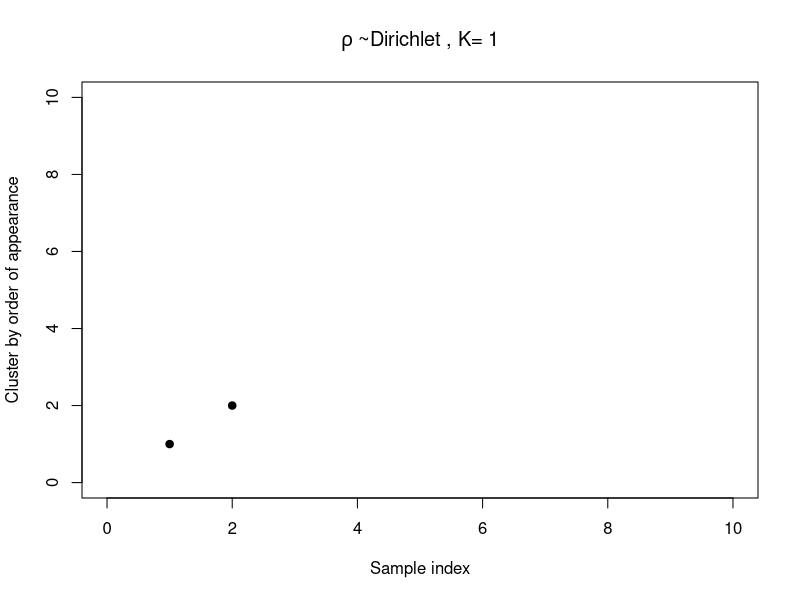
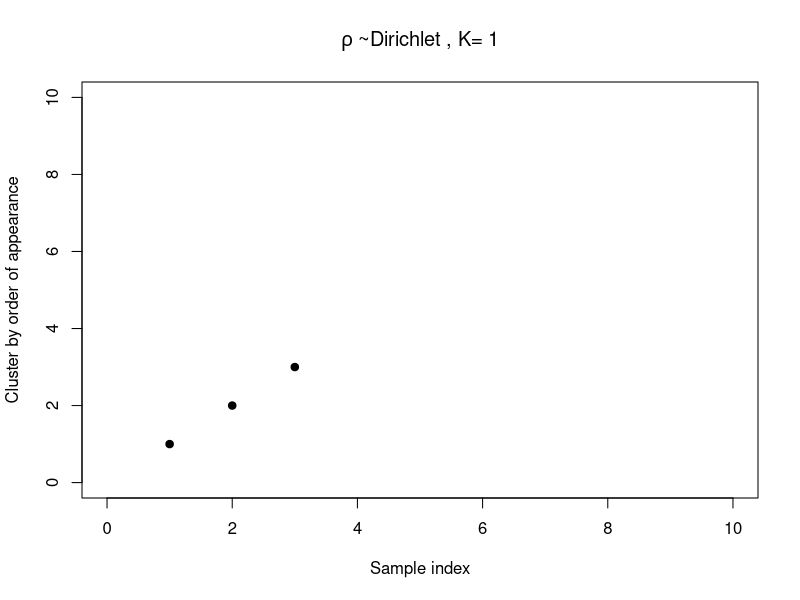
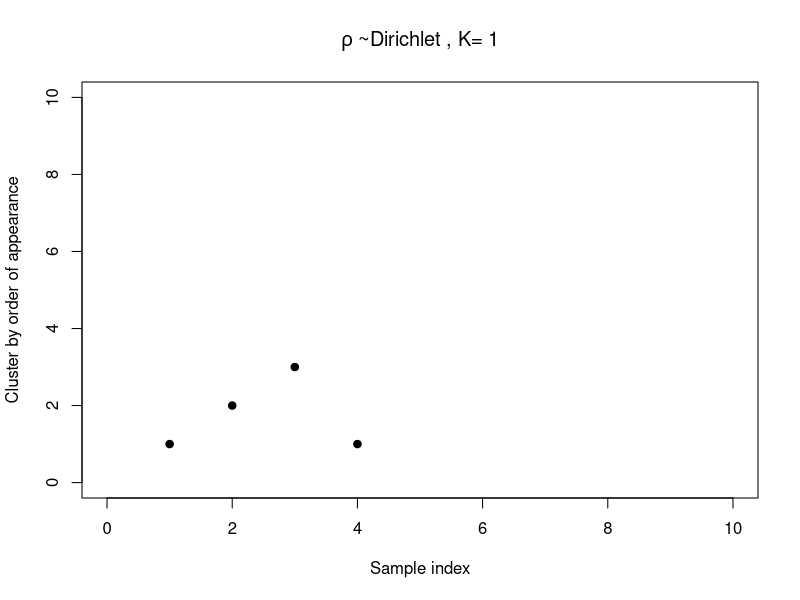
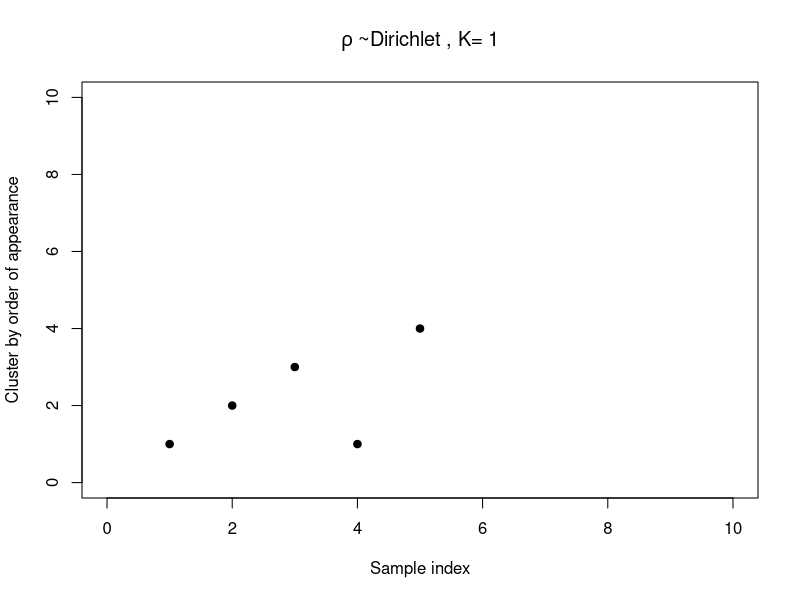
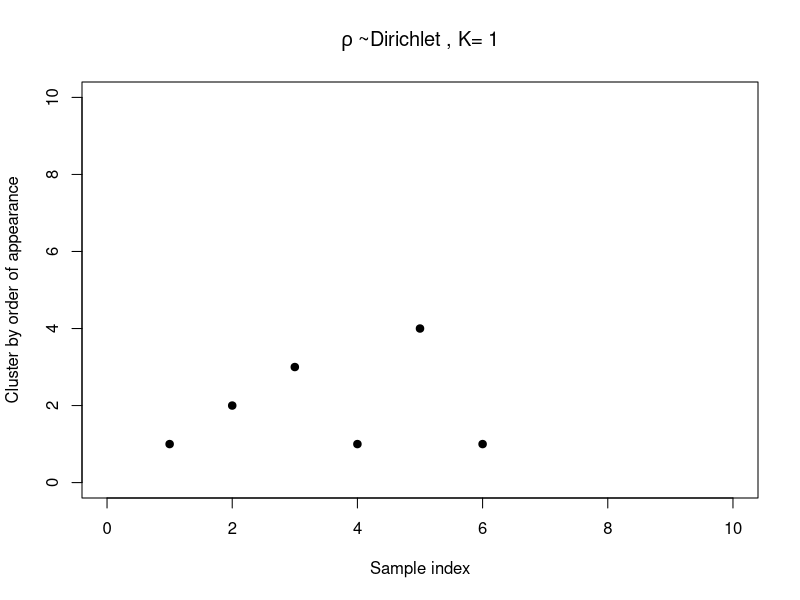
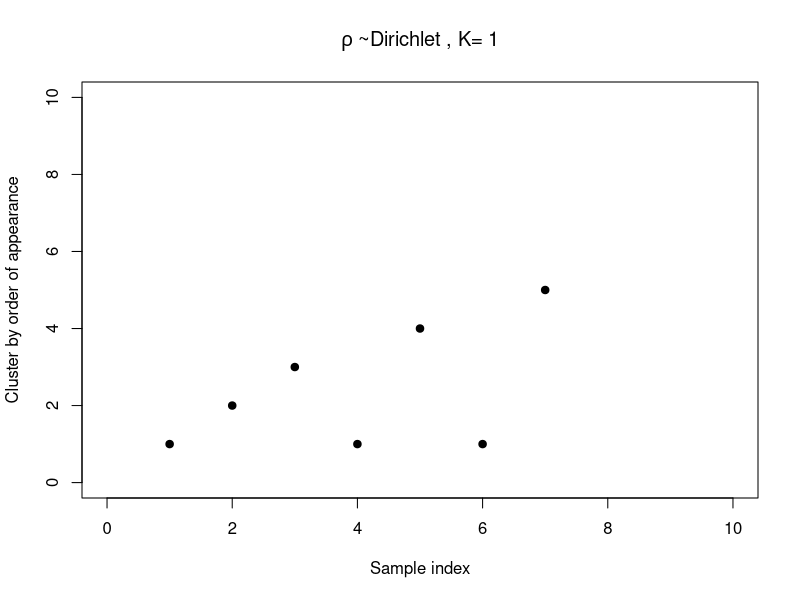
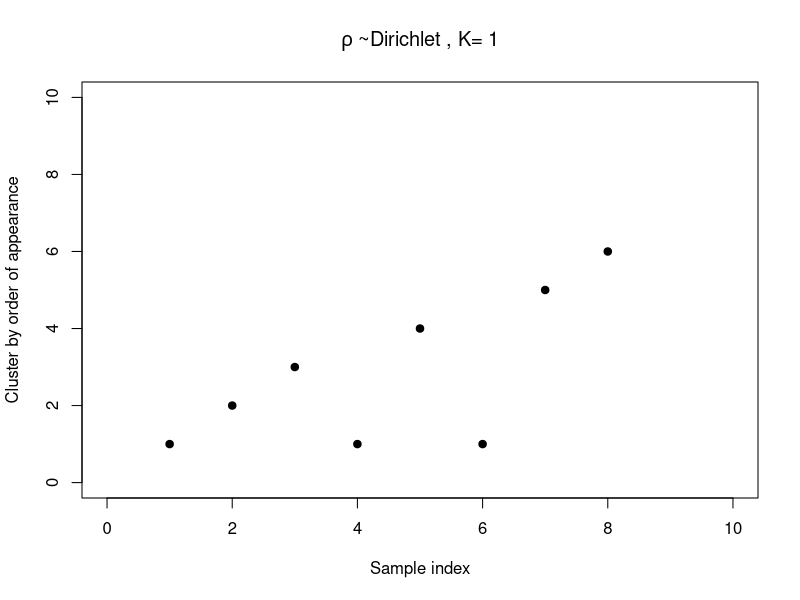
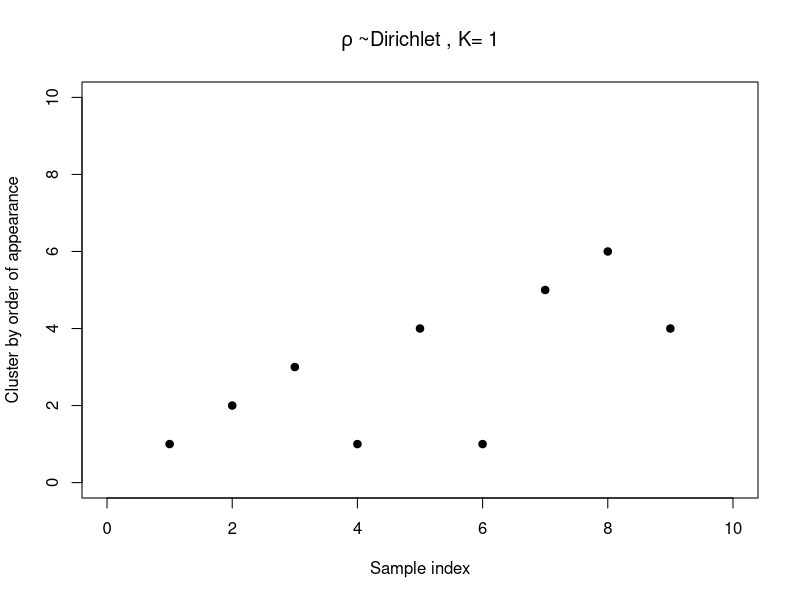

Reproduce these figures in R, in order.
# Description: 
#   This script shows an example of chinese restaurant process.
#
# License: GNU v3
#
# Date: October 19, 2016
#
# Authors:
#    Rcode was written by Jiali Lin.
#    Depts. of Statistics, Virginia Tech,
#    Hutcheson Hall, 403K, Blacksburg, VA 24061 
#
# Reference: 
#   http://statistical-research.com/dirichlet-process-infinite-mixture-models-and-clustering/
#   https://github.com/tbroderick/bnp_tutorial/tree/2016mlss

rm(list = ls())

crp <- function(num.customers, alpha) {
  
  table <- 1
  next.table <- 2
  
  for (i in 1:num.customers) {
    
    if (runif(1, 0, 1) < alpha / (alpha + i)) {
      # Add a new ball color.
      table <- c(table, next.table)
      next.table <- next.table + 1
    } else {
      # Pick out a ball from the urn, and add back a
      # ball of the same color.
      select.table <- table[sample(1:length(table), 1)]
      table <- c(table, select.table)
    }
    
    # plot cluster assignments in order of appearance
    K = unique(table)
    plot(seq(1, i + 1), table,
         xlab="Sample index", ylab="Cluster by order of appearance",
         xlim=c(0,max(10,i)), ylim=c(0,max(10,length(table))),
         pch=19, main=bquote(rho~"~Dirichlet"  # ~"("~.(a)~",...,"~.(a)~")"
                             ~", K="~.(K))
    )
    
    line <- readline()
    if(line == "x") return("done")
  }
  
}

crp(100, 4)
